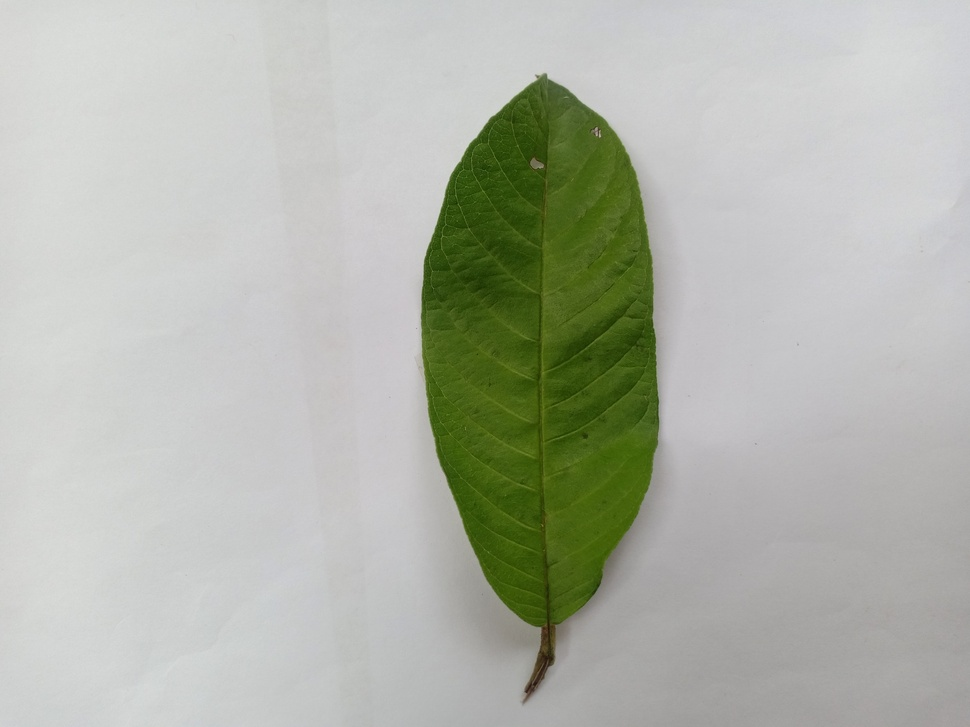
#> input picture Dataset/Daun Jambu/001.jpg, 970 x 727 px, shrunk from 1600 x 1200 before the run; its folder holds 4 pictures in this run
$ python 'Rotate Image.py'
#> lines starting #> are read from the running program, lines starting #| are printed output that depends on the picture
import cv2
import glob
import re
import os
from pathlib import Path

PATH = dir_path = os.path.dirname(os.path.realpath(__file__)).replace("\\",'/')
#PATH = str(Path(__file__).resolve().parent).replace("\\",'/')
PATH_CWD = os.getcwd().replace("\\",'/')

imdirDaunJambu = PATH_CWD +'/Dataset/Daun Jambu/'
imdirDaunNangka = PATH_CWD + '/Dataset/Daun Nangka/'
file_tag = 'Rotate Image'

def getAllFileInFolder(imdir,file_tag,fuct):
    # get all files in a folder
#> called with file_tag = 'Rotate Image'
    leaf_name = re.search("Daun\s[a-zA-Z]+",imdir).group()
    ext = ['png', 'jpg', 'gif']    # Add image formats here
    files = []
    [files.extend(glob.glob(imdir + '*.' + e)) for e in ext]
    images = [cv2.imread(file) for file in files]
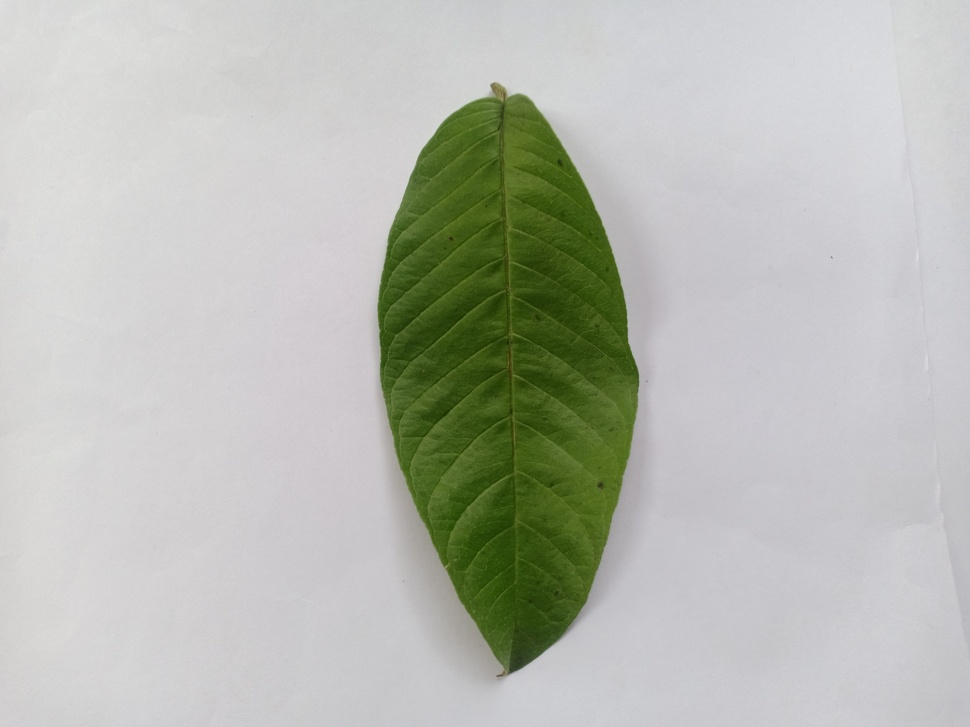
#> input picture Dataset/Daun Jambu/003.jpg, 970 x 727 px, shrunk from 1600 x 1200 before the run
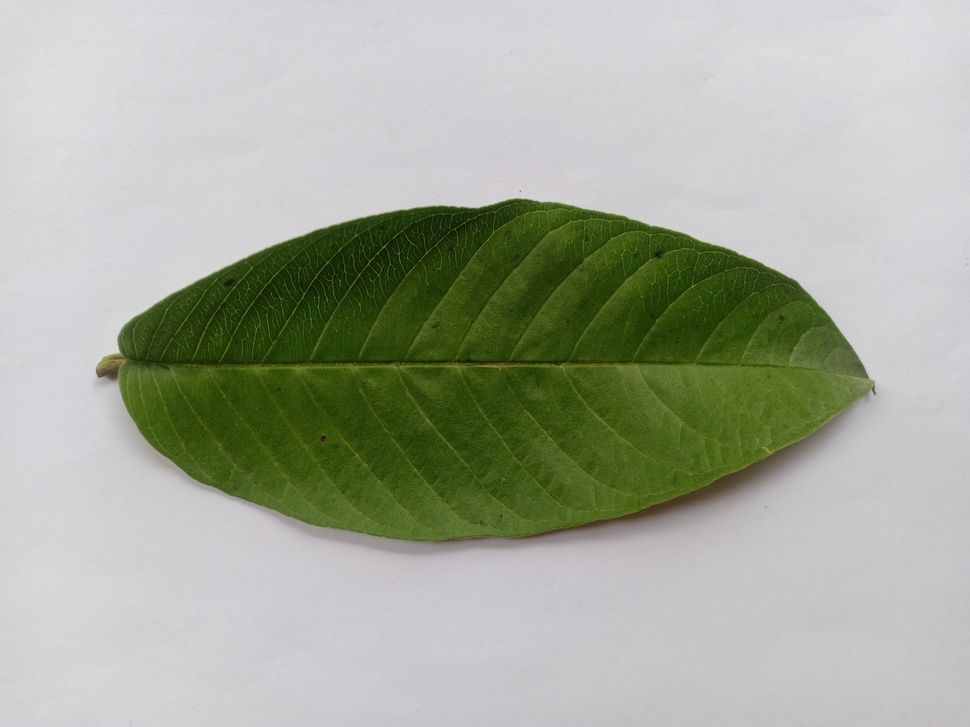
#> input picture Dataset/Daun Jambu/004.jpg, 970 x 727 px, shrunk from 1600 x 1200 before the run
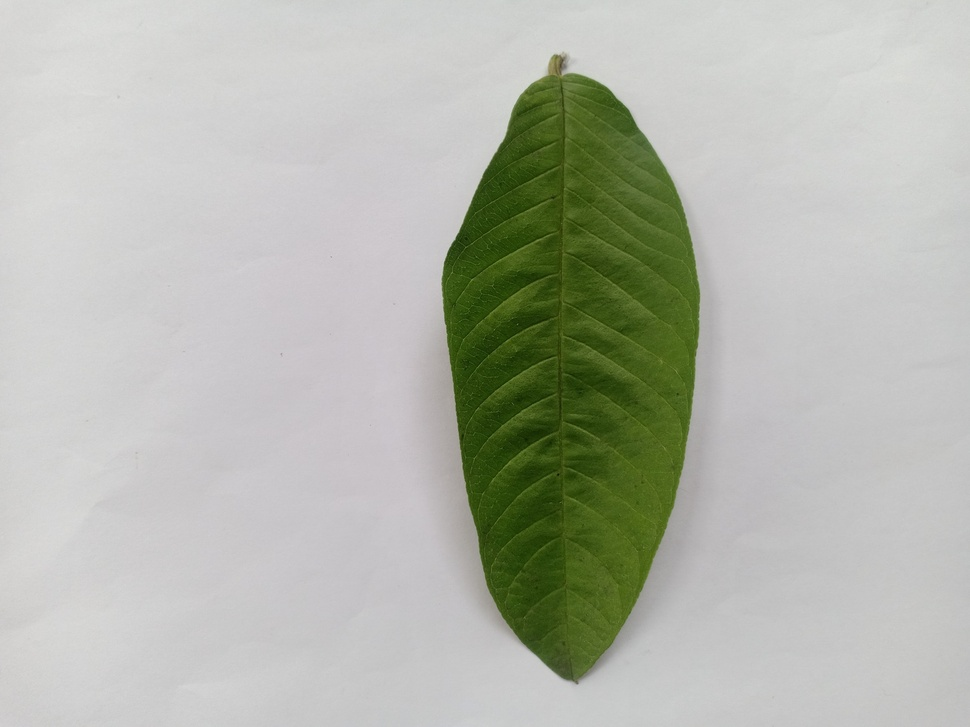
#> input picture Dataset/Daun Jambu/005.jpg, 970 x 727 px, shrunk from 1600 x 1200 before the run
#> images = 4 items
    # Directory
    directory = leaf_name +" - " + file_tag
    # Parent Directory path
    path = os.path.join(PATH+"/Output/", directory)
    # Create the directory
    try:
      os.mkdir(path)
    except OSError as error:
      print(error)
    # adjust images to all of them and save to different location
    i = 1
    for img in images:
        im_name =  path + "/" + str(i) + ".jpg"
        print(im_name)
        cv2.imwrite(im_name, fuct(img))
        i+=1
#> this loop made 4 passes
#| Image Processing/Rotate Image/Output/Daun Jambu - Rotate Image/1.jpg
#| Image Processing/Rotate Image/Output/Daun Jambu - Rotate Image/2.jpg
#| Image Processing/Rotate Image/Output/Daun Jambu - Rotate Image/3.jpg
#| Image Processing/Rotate Image/Output/Daun Jambu - Rotate Image/4.jpg
#> pass 1, in imageRotate, `rotated = cv2.warpAffine(image, M, (w,h))`:
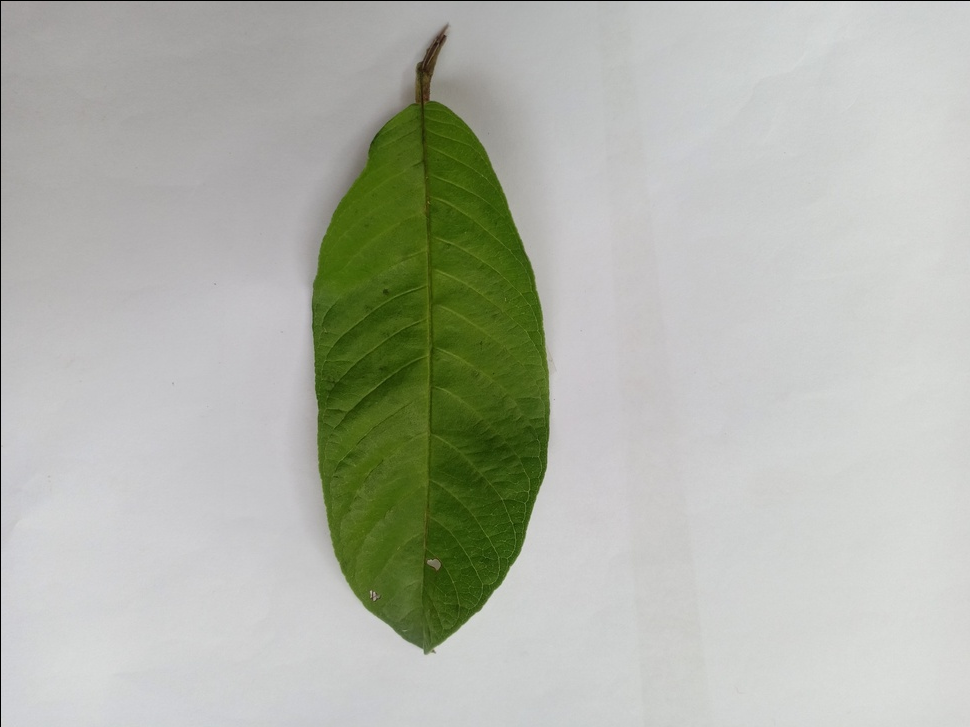
#> rotated: shape (727, 970, 3); mean B, G, R 170.7, 181.4, 177.6
#> pass 2, in imageRotate (call 2), `rotated = cv2.warpAffine(image, M, (w,h))`:
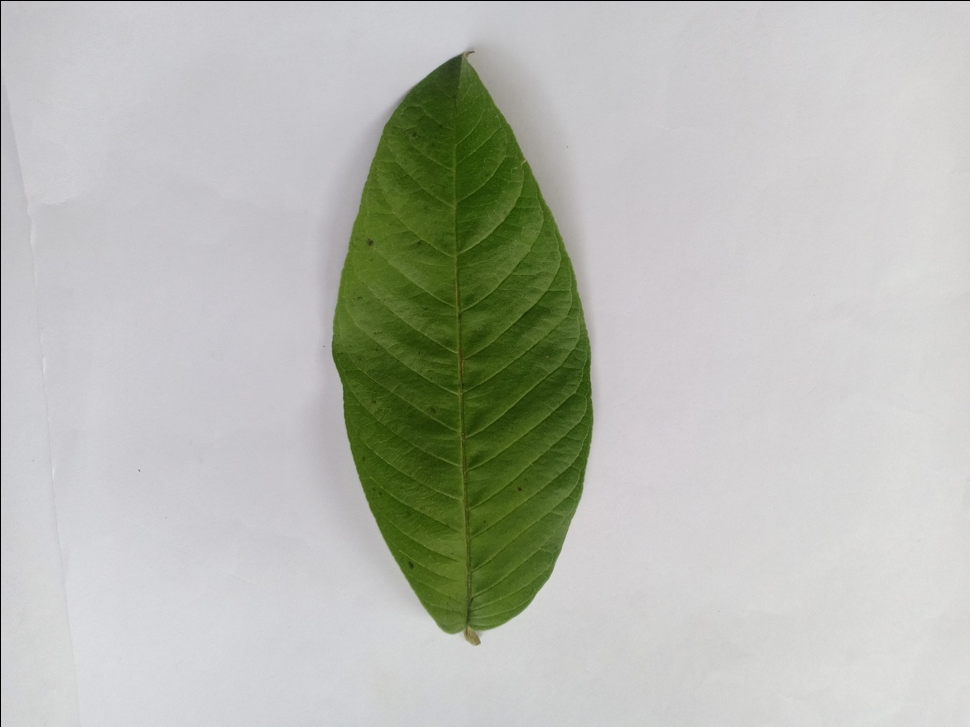
#> rotated: shape (727, 970, 3); mean B, G, R 178.9, 186.9, 184
#> pass 3, in imageRotate (call 3), `rotated = cv2.warpAffine(image, M, (w,h))`:
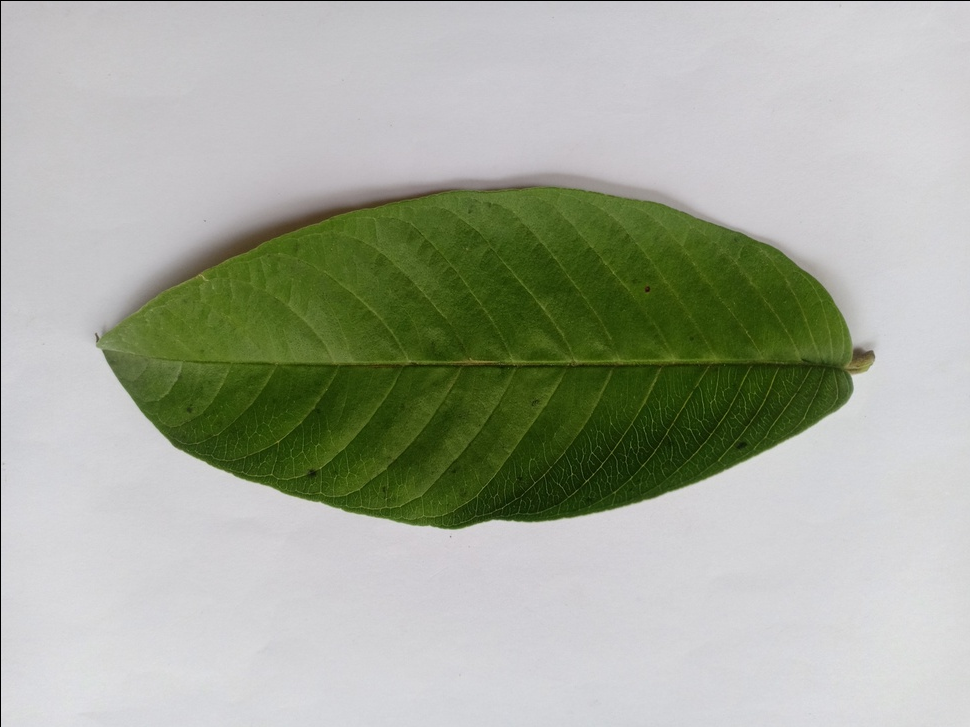
#> rotated: shape (727, 970, 3); mean B, G, R 156.5, 171.1, 165.6
#> after the loop, i = 5


def imageRotate(image):
    (h, w) = image.shape[:2]
    center = (w/2, h/2)
    M = cv2.getRotationMatrix2D(center, 180, 1.0)
    rotated = cv2.warpAffine(image, M, (w,h))
    return rotated

def main():
    getAllFileInFolder(imdirDaunJambu,file_tag,imageRotate)
    getAllFileInFolder(imdirDaunNangka,file_tag,imageRotate)

if __name__ == "__main__":
    main()
